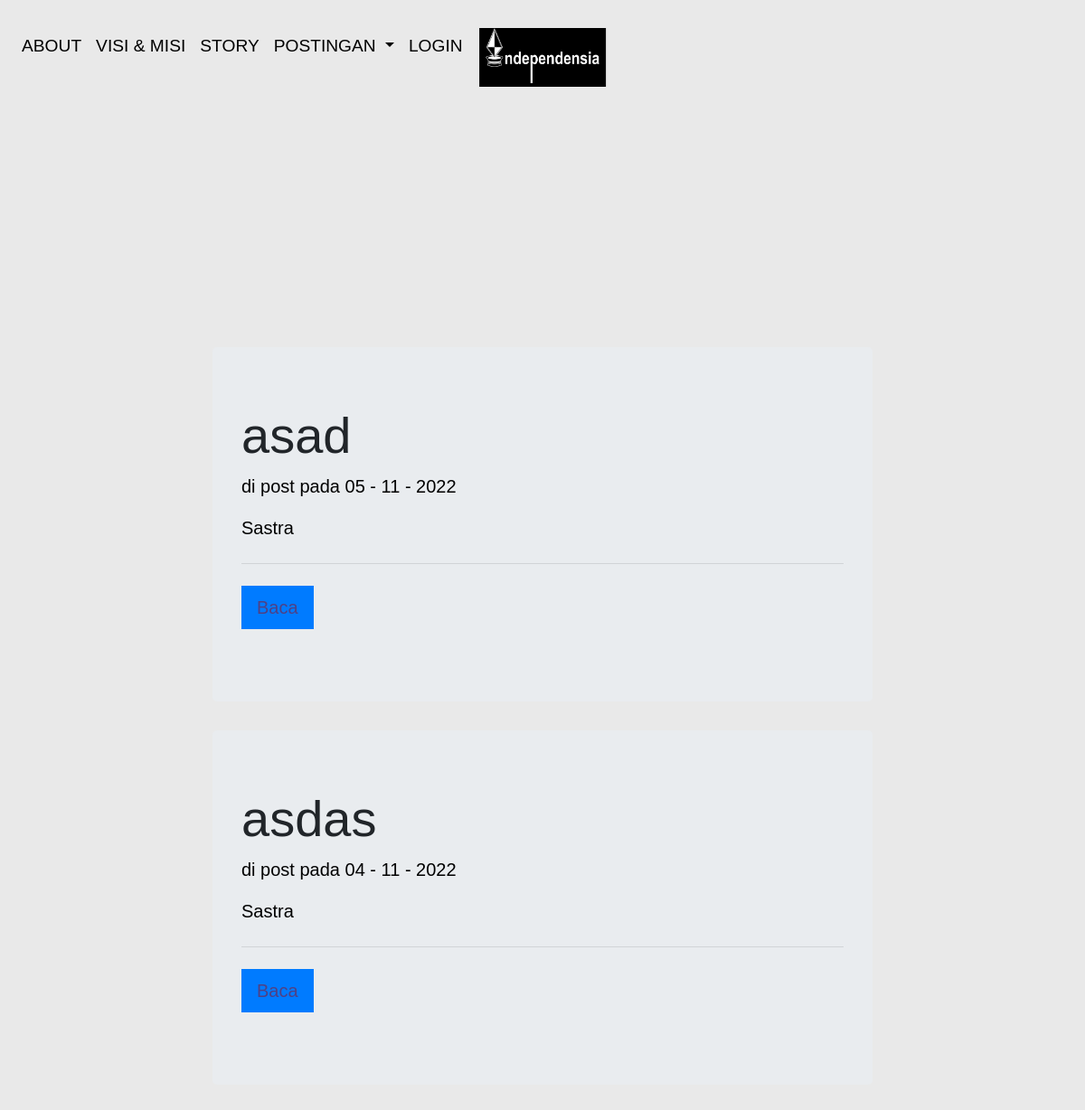
Screenshot of /sastra with the database file from the repository.
### sim/models.py (models this page shows, shortened)
class Ttulisan(db.Model,UserMixin):
    id_tulisan= db.Column(db.Integer, primary_key=True)
    judul= db.Column(db.String(100),nullable=False)
    kategori =db.Column(db.String(100), nullable=False)
    isi =db.Column(db.String(10000), nullable=False)
    tgl_post = db.Column(db.DateTime, nullable=False, default=datetime.utcnow)

### sim/admin/routes.py (the view)
@radmin.route("/sastra")
def sastra():
    tampilan = Ttulisan.query.all()
    return render_template("sastra.html",info = tampilan)

### sim/templates/sastra.html (shortened to what this page needs)
{% extends "base2.html" %}
{% block konten %}
{% for data in info|reverse %}
{% if data.kategori =="Sastra" %}
<div class="jumbotron">
  <h1 class="display-4">{{data.judul}}</h1>
  <p class="lead">di post pada {{data.tgl_post.strftime("%d")}} - {{data.tgl_post.strftime("%m")}} - {{data.tgl_post.strftime("%Y")}}</p>
  <p class="lead">{{data.kategori}}</p>
  <hr class="my-4">
  <p class="lead">
    <a class="btn btn-primary btn-lg" href="{{url_for("radmin.detil",ed_id=data.id_tulisan)}} " role="button">Baca</a>
  </p>
</div>
{%endif%}
{%endfor%}
{% endblock %}

### sim/static/css/style.css (style rules this page uses)
* { margin: 0; padding: 0; }
html, body, .Container { height: 100%; font-family: 'Alegreya Sans', sans-serif; }
body { background-color: #e6e6e6d7; }
.btn { border-radius: 0; }
a:link, a:hover, a:visited { text-decoration: none; color: rgba(163, 5, 5, 0.486); }
h1 { font-size: 3.5rem; }
p { color: #000; font-family: 'Alegreya Sans', sans-serif; font-size: 1.2rem; }
:root { --swiper-theme-color: #000; }

### rows the page displays
Ttulisan: judul "asad", tgl_post "05", tgl_post "11", tgl_post "2022", kategori "Sastra"
Ttulisan: judul "asdas", tgl_post "04", tgl_post "11", tgl_post "2022", kategori "Sastra"
